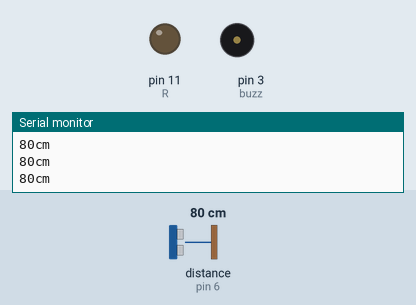
Simulated run of this sketch. Board: Arduino Uno, built with avr-gcc and run on an emulated ATmega328P. On the bench: output pins drawn as LEDs (lit = HIGH), buzzer (waves = sounding), the last lines printed to the serial monitor. Wiring (inferred from the names in the program): ultrasonic range finder: trigger pin 7; echo pin 6. The test bench sets the inputs (shaded band); at power-on: distance to the obstacle (sensor on pin 6) 80 cm. The echo pulse lasts 58.3 µs per cm; pins used as bus, display or sensor lines are not drawn.

Above: at 1.3 s.
1.4 s: distance to the obstacle (sensor on pin 6) set to 12 cm
2.9 s: distance to the obstacle (sensor on pin 6) set to 9 cm
At 3.7 s:
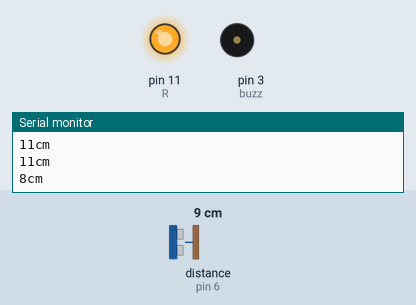
5.9 s: distance to the obstacle (sensor on pin 6) set to 18 cm
At 7.0 s:
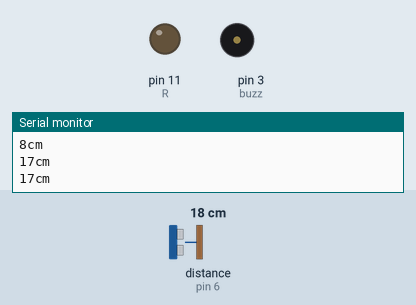
7.7 s: distance to the obstacle (sensor on pin 6) set to 2 cm
At 7.88 s:
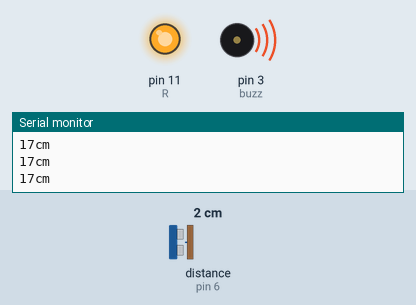
Timing chart, 0 to 11.7 s (numbered marks = the images above; inputs shaded):
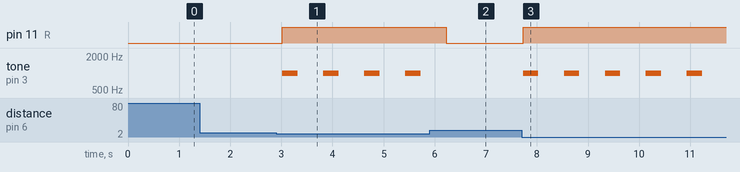

The sketch:

Sonic.ino
```cpp
const int pingPin = 7; // Trigger Pin of Ultrasonic Sensor
const int echoPin = 6; // Echo Pin of Ultrasonic Sensor
const int  R  = 11;
const int  G  = 10;
const int  B  = 9;
const int buzz = 3;
void setup() {
  Serial.begin(9600); // Starting Serial Terminal
  pinMode(R, OUTPUT);
  pinMode(buzz, OUTPUT);
}

void loop() {
  digitalWrite(R, LOW);
  long duration, inches, cm;
  pinMode(pingPin, OUTPUT);
  digitalWrite(pingPin, LOW);
  delayMicroseconds(2);
  digitalWrite(pingPin, HIGH);
  delayMicroseconds(10);
  digitalWrite(pingPin, LOW);
  pinMode(echoPin, INPUT);
  duration = pulseIn(echoPin, HIGH);
  cm = microsecondsToCentimeters(duration);
  if(cm < 10){
    tone(buzz, 1000);
    digitalWrite(R, HIGH);
    delay(300);
  }
  noTone(buzz);
  Serial.print(cm);
  Serial.print("cm");
  Serial.println("");
  delay(500);
}

long microsecondsToInches(long microseconds) {
  return microseconds / 74 / 2;
}

long microsecondsToCentimeters(long microseconds) {
  return microseconds / 29 / 2;
}
```

Measured:
- the behaviour switches between 11 and 10 cm on distance to the obstacle (sensor on pin 6) (found by bisection; images 0 and 1)
- after the input at 2.9 s, pin 11 (R): LOW → HIGH after 0.12 s; tone on pin 3 (buzz): alternates 1000 Hz for 0.30 s and silent for 0.50 s, starting after 0.12 s
- after the input at 5.9 s, pin 11 (R): HIGH → LOW after 0.33 s; tone on pin 3 (buzz): stops changing and stays silent
- after the input at 7.7 s, pin 11 (R): LOW → HIGH at once; tone on pin 3 (buzz): alternates 1000 Hz for 0.30 s and silent for 0.50 s, starting at once
